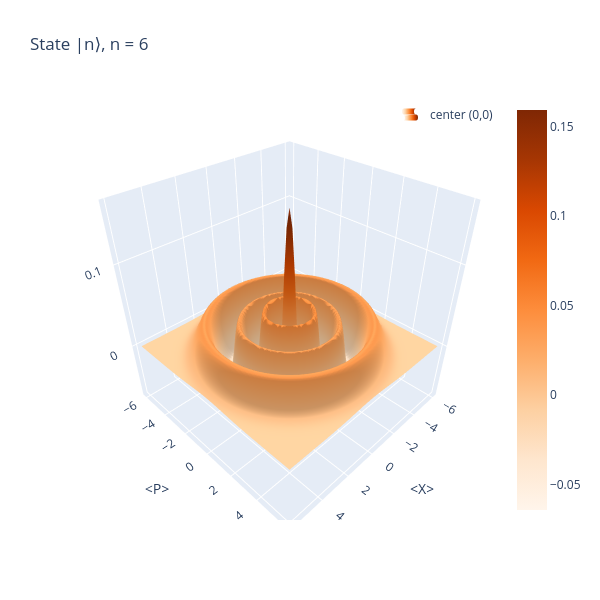

Source (notebook cell):
### Markdown cell above
# Fock States

Denoted as $\ket{n}$ (containing n photons), they are eigenstates of the number operator $\hat{n} = \alpha^{\dagger}\alpha$ with eigenvalue n

### Code cell
sviz.plot_fock(n=6)

### Figure 1 — Plotly figure (JSON) as saved in the notebook; plotly's stock layout.template omitted (floating-point values rounded to 4 significant figures; data arrays with more than 128 entries replaced by an {"elided": "..."} marker saying what was removed)
{"data": [{"colorscale": [[0, "rgb(255,245,235)"], [0.125, "rgb(254,230,206)"], [0.25, "rgb(253,208,162)"], [0.375, "rgb(253,174,107)"], [0.5, "rgb(253,141,60)"], [0.625, "rgb(241,105,19)"], [0.75, "rgb(217,72,1)"], [0.875, "rgb(166,54,3)"], [1, "rgb(127,39,4)"]], "name": "center (0,0)", "showlegend": true, "type": "surface", "x": {"elided": "120x120 float values"}, "y": {"elided": "120x120 float values"}, "z": {"elided": "120x120 float values"}}], "layout": {"height": 600, "legend": {"x": 1, "xanchor": "right", "y": 1, "yanchor": "top"}, "scene": {"xaxis": {"title": {"text": "<X>"}}, "yaxis": {"title": {"text": "<P>"}}}, "title": {"text": "State |n⟩, n = 6"}, "width": 600}}
